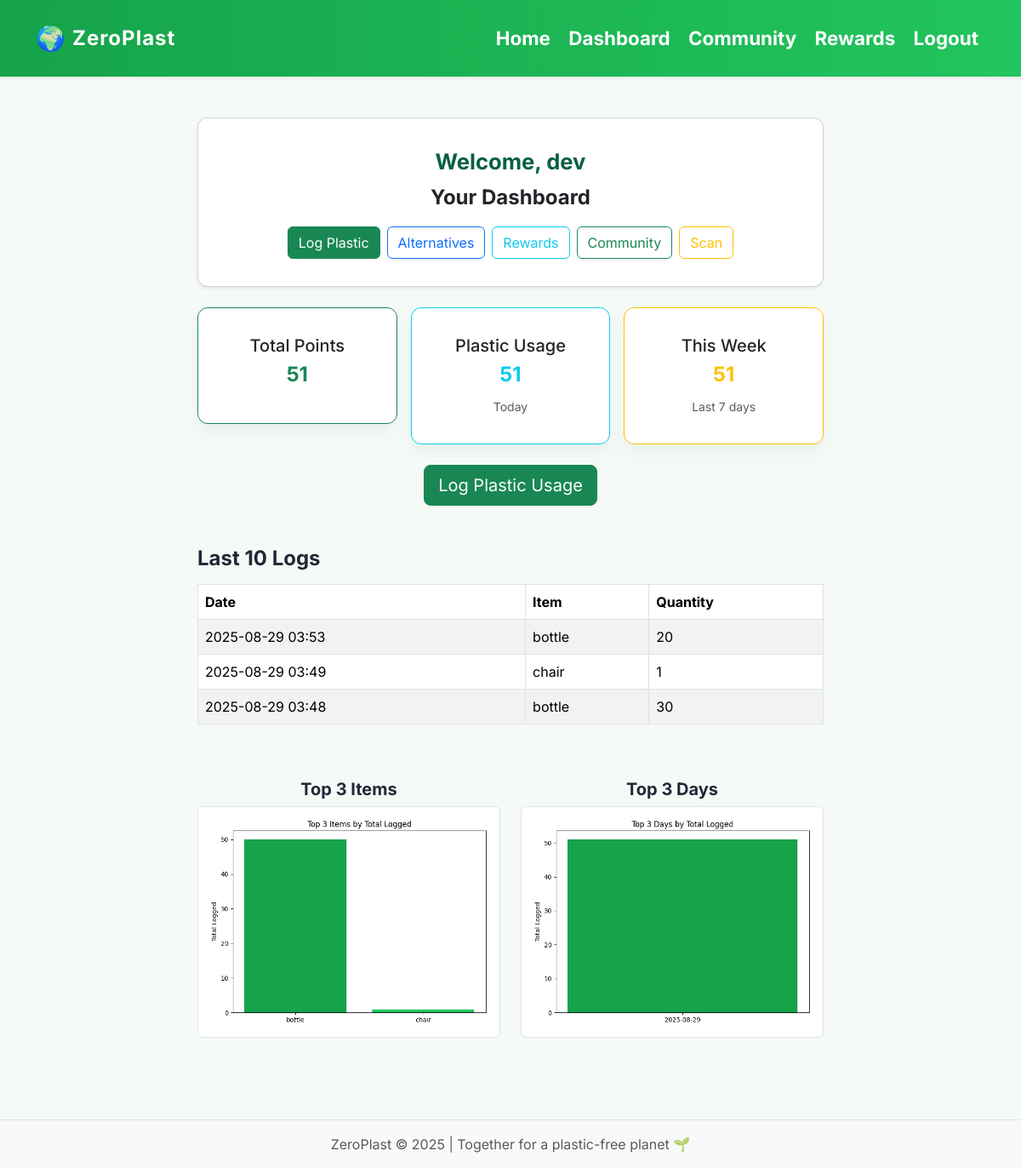
The app's page /dashboard (signed in) with its own data.
### models.py (models this page shows)
class User(UserMixin, db.Model):
    id = db.Column(db.Integer, primary_key=True)
    username = db.Column(db.String(150), unique=True)
    password = db.Column(db.String(150))
    email = db.Column(db.String(150), unique=True)
    logs = db.relationship('PlasticLog', backref='user')

class PlasticLog(db.Model):
    id = db.Column(db.Integer, primary_key=True)
    item = db.Column(db.String(150))
    quantity = db.Column(db.Integer)
    created_at = db.Column(db.DateTime, default=datetime.utcnow)
    user_id = db.Column(db.Integer, db.ForeignKey('user.id'))

### routes/dashboard.py (the view)
@dashboard_bp.route('/dashboard')
@login_required
def dashboard():
    user_points = calculate_points(current_user.id)
    today = datetime.utcnow().date()
    week_ago = today - timedelta(days=6)
    logs = models.PlasticLog.query.filter_by(user_id=current_user.id).order_by(models.PlasticLog.created_at.desc()).all()
    plastic_usage_today = sum(l.quantity for l in logs if l.created_at.date() == today)
    plastic_usage_week = sum(l.quantity for l in logs if l.created_at.date() >= week_ago)
    last_10_logs = logs[:10]
    items_graph = save_graph_by_item(logs, current_user.id)
    days_graph = save_graph_by_day(logs, current_user.id)
    message = request.args.get('message')
    error = request.args.get('error')
    return render_template('dashboard.html',
                           user_points=user_points,
                           plastic_usage_today=plastic_usage_today,
                           plastic_usage_week=plastic_usage_week,
                           last_10_logs=last_10_logs,
                           items_graph=items_graph,
                           days_graph=days_graph,
                           message=message,
                           error=error)

### main.py (called while the page is built)
@login_manager.user_loader
def load_user(user_id):
    return models.User.query.get(int(user_id))

### utils.py (called while the page is built)
def save_graph_by_item(logs, user_id):
    item_counts = Counter()
    for l in logs:
        item_counts[l.item] += l.quantity
    top_items = item_counts.most_common(3)
    items, counts = zip(*top_items) if top_items else ([],[])
    fig, ax = plt.subplots()
    ax.bar(items, counts, color=['#16a34a', '#22c55e', '#a3e635'])
    ax.set_ylabel('Total Logged')
    ax.set_title('Top 3 Items by Total Logged')
    plt.tight_layout()
    graph_path = os.path.join('static', 'graphs', f'items_{user_id}.png')
    plt.savefig(graph_path)
    plt.close(fig)
    return graph_path

def save_graph_by_day(logs, user_id):
    day_counts = Counter()
    for l in logs:
        day = l.created_at.strftime('%Y-%m-%d')
        day_counts[day] += l.quantity
    top_days = day_counts.most_common(3)
    days, counts = zip(*top_days) if top_days else ([],[])
    fig, ax = plt.subplots()
    ax.bar(days, counts, color=['#16a34a', '#22c55e', '#a3e635'])
    ax.set_ylabel('Total Logged')
    ax.set_title('Top 3 Days by Total Logged')
    plt.tight_layout()
    graph_path = os.path.join('static', 'graphs', f'days_{user_id}.png')
    plt.savefig(graph_path)
    plt.close(fig)
    return graph_path

def calculate_points(user_id):
    total = db.session.query(func.sum(models.PointsLog.delta)) \
                      .filter_by(user_id=user_id).scalar()
    return total or 0

### templates/dashboard.html (shortened to what this page needs)
{% extends "base.html" %}
{% block content %}
<div class="row mb-4">
  <div class="col-md-8 mx-auto">
    <div class="card shadow-sm mb-4">
      <div class="card-body text-center">
        <h2 class="fw-bold mb-2">Welcome, {{ current_user.username }}</h2>
        <p class="lead">Your Dashboard</p>
        <div class="d-flex flex-wrap justify-content-center gap-2 mt-3">
          <a href="{{ url_for('plastic.add_log') }}" class="btn btn-success">Log Plastic</a>
          <a href="{{ url_for('alternatives.show_alternatives') }}" class="btn btn-outline-primary">Alternatives</a>
          <a href="{{ url_for('rewards.rewards_page') }}" class="btn btn-outline-info">Rewards</a>
          <a href="{{ url_for('community.community_page') }}" class="btn btn-outline-success">Community</a>
          <a href="{{ url_for('plastic.api_scan') }}" class="btn btn-outline-warning">Scan</a>
        </div>
      </div>
    </div>
    <div class="row g-3">
      <div class="col-md-4">
        <div class="card text-center border-success">
          <div class="card-body">
            <h5 class="card-title">Total Points</h5>
            <p class="display-6 fw-bold text-success">{{ user_points }}</p>
          </div>
        </div>
      </div>
      <div class="col-md-4">
        <div class="card text-center border-info">
          <div class="card-body">
            <h5 class="card-title">Plastic Usage</h5>
            <p class="display-6 fw-bold text-info">{{ plastic_usage_today }}</p>
            <small class="text-muted">Today</small>
          </div>
        </div>
      </div>
      <div class="col-md-4">
        <div class="card text-center border-warning">
          <div class="card-body">
            <h5 class="card-title">This Week</h5>
            <p class="display-6 fw-bold text-warning">{{ plastic_usage_week }}</p>
            <small class="text-muted">Last 7 days</small>
          </div>
        </div>
      </div>
    </div>
    <div class="text-center mt-4">
      <a href="{{ url_for('plastic.add_log') }}" class="btn btn-success btn-lg">Log Plastic Usage</a>
    </div>
    <div class="mt-5">
      <h4 class="fw-bold mb-3">Last 10 Logs</h4>
      <div class="table-responsive">
        <table class="table table-striped table-bordered">
          <thead>
            <tr>
              <th>Date</th>
              <th>Item</th>
              <th>Quantity</th>
            </tr>
          </thead>
          <tbody>
            {% for log in last_10_logs %}
            <tr>
              <td>{{ log.created_at.strftime('%Y-%m-%d %H:%M') }}</td>
              <td>{{ log.item }}</td>
              <td>{{ log.quantity }}</td>
            </tr>
            {% endfor %}
          </tbody>
        </table>
      </div>
    </div>
    <div class="row mt-5">
      <div class="col-md-6 text-center">
        <h5 class="fw-bold">Top 3 Items</h5>
        <img src="/{{ items_graph }}" class="img-fluid border rounded bg-white p-2" alt="Top 3 Items Graph">
      </div>
      <div class="col-md-6 text-center">
        <h5 class="fw-bold">Top 3 Days</h5>
        <img src="/{{ days_graph }}" class="img-fluid border rounded bg-white p-2" alt="Top 3 Days Graph">
      </div>
    </div>
  </div>
</div>
{% endblock %}

### static/css/styles.css (style rules this page uses)
body { font-family: 'Inter', 'Segoe UI', Tahoma, Geneva, Verdana, sans-serif; background: #f6faf7; color: #1f2937; margin: 0; padding: 0; }
h2 { font-size: 1.6rem; margin: 4px 0 14px 0; color: #065f46; }
.card { flex: 1; min-width: 200px; background: #ffffff; padding: 16px 18px; border-radius: 12px; box-shadow: 0 10px 18px rgba(6, 95, 70, 0.06); text-align: center; }
.card p { font-size: 1.5rem; font-weight: bold; margin: 0 0 10px 0; }

### records on screen
User: username "dev"
PlasticLog: created_at "2025-08-29 03:53", item "bottle", quantity "20"
PlasticLog: created_at "2025-08-29 03:49", item "chair", quantity "1"
PlasticLog: created_at "2025-08-29 03:48", item "bottle", quantity "30"

### other values on screen
{{ user_points }} "51"
{{ plastic_usage_today }} "51"
{{ plastic_usage_week }} "51"
